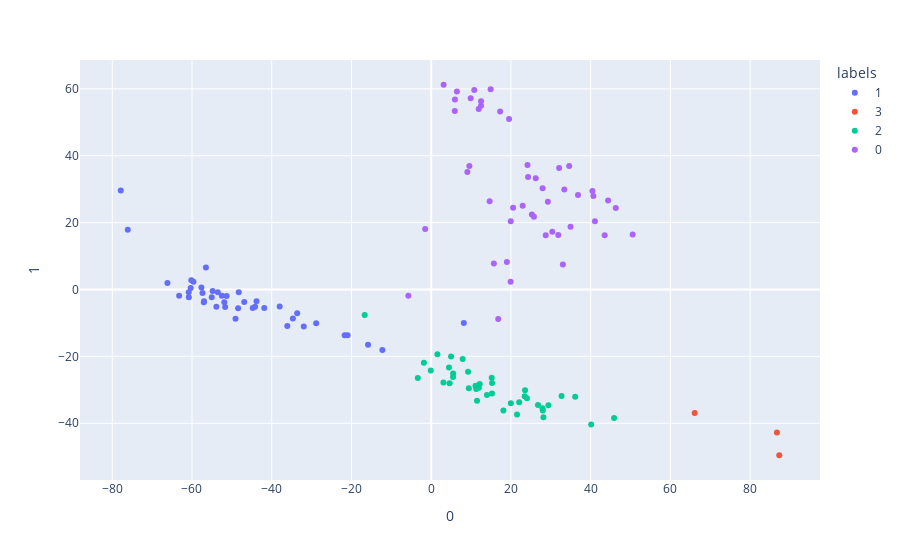

This figure's notebook cell:
### Markdown cell above
### Visualize single PCAs on first two PCs

### Code cell
# 16S
scores_16S = pd.DataFrame(pca_results_16S["scores"])
scores_16S["labels"] = labels_16S
fig_16S = px.scatter(
    scores_16S,
    x = 0,
    y = 1,
    color = "labels"
)
fig_16S.show()

### Figure 1 — Plotly figure (JSON) as saved in the notebook; plotly's stock layout.template omitted (floating-point values rounded to 4 significant figures)
{"data": [{"hovertemplate": "labels=1<br>0=%{x}<br>1=%{y}<extra></extra>", "legendgroup": "1", "marker": {"color": "#636efa", "symbol": "circle"}, "mode": "markers", "name": "1", "orientation": "v", "showlegend": true, "type": "scatter", "x": [-57.36, -57.03, -60.79, -63.22, -15.85, -51.69, -44.18, -66.16, -38.01, -48.43, -60.33, -44.77, -28.86, -54.83, -53.88, -41.88, -33.61, 8.175, -60.17, -56.51, -57.63, -48.27, -55.05, -56.98, -43.81, -51.89, -36.09, -34.69, -12.25, -76.11, -31.96, -21.71, -59.63, -20.98, -60.81, -52.51, -51.33, -46.9, -53.52, -49.08, -77.87], "xaxis": "x", "y": [-1.027, -3.804, -2.348, -1.867, -16.56, -5.23, -5.175, 1.957, -5.12, -5.603, 0.4131, -5.564, -10.1, -0.4808, -5.141, -5.505, -7.069, -9.992, 2.737, 6.562, 0.5662, -0.7899, -2.334, -3.534, -3.539, -3.842, -10.9, -8.709, -18.06, 17.83, -11.09, -13.65, 2.301, -13.69, -0.7915, -1.889, -1.945, -3.747, -0.7915, -8.728, 29.63], "yaxis": "y"}, {"hovertemplate": "labels=3<br>0=%{x}<br>1=%{y}<extra></extra>", "legendgroup": "3", "marker": {"color": "#EF553B", "symbol": "circle"}, "mode": "markers", "name": "3", "orientation": "v", "showlegend": true, "type": "scatter", "x": [66.08, 86.72, 87.29], "xaxis": "x", "y": [-36.9, -42.74, -49.57], "yaxis": "y"}, {"hovertemplate": "labels=2<br>0=%{x}<br>1=%{y}<extra></extra>", "legendgroup": "2", "marker": {"color": "#00cc96", "symbol": "circle"}, "mode": "markers", "name": "2", "orientation": "v", "showlegend": true, "type": "scatter", "x": [9.244, -16.68, 26.78, 27.99, 23.45, -1.835, 27.92, 45.87, 40.12, 18.11, 19.97, 9.433, 11.12, 11.54, 32.69, 4.457, 12.15, 15.27, 11.5, 7.894, 22.07, -0.1101, 11.29, -3.362, 5.497, 13.98, 3.064, 1.555, 4.613, 11.95, 15.17, 5.472, 24.01, 28.14, 21.53, 23.54, 29.4, 15.24, 4.981, 36.11], "xaxis": "x", "y": [-24.57, -7.636, -34.52, -36.18, -31.92, -21.94, -35.51, -38.4, -40.41, -36.2, -34.06, -29.51, -28.82, -29.54, -31.84, -23.29, -28.27, -27.98, -33.31, -20.77, -33.69, -24.23, -29.74, -26.49, -25.09, -31.53, -27.83, -19.4, -28.04, -29.35, -26.41, -26.2, -32.56, -38.18, -37.35, -30.1, -34.61, -31.1, -20.03, -32.1], "yaxis": "y"}, {"hovertemplate": "labels=0<br>0=%{x}<br>1=%{y}<extra></extra>", "legendgroup": "0", "marker": {"color": "#ab63fa", "symbol": "circle"}, "mode": "markers", "name": "0", "orientation": "v", "showlegend": true, "type": "scatter", "x": [5.95, 9.57, 11.91, 5.911, 14.9, 9.894, 19.53, 3.112, 6.445, 12.49, 10.79, 17.29, 12.51, 15.71, 30.36, 25.25, -1.516, 19.92, 44.37, 40.67, 32.09, 34.61, 9.07, 43.51, 20.55, 22.94, 36.82, 50.53, 46.29, 40.43, 26.22, 24.29, 24.15, 27.93, 33.02, 19.95, 33.39, 41.06, 18.98, 14.66, 29.26, 34.95, 16.81, 28.73, -5.727, 25.77, 31.87], "xaxis": "x", "y": [56.81, 36.95, 54.01, 53.41, 59.89, 57.2, 50.96, 61.23, 59.23, 54.93, 59.63, 53.24, 56.28, 7.76, 17.27, 22.46, 18.06, 2.301, 26.63, 27.94, 36.35, 36.93, 35.1, 16.19, 24.42, 25.01, 28.28, 16.42, 24.36, 29.43, 33.3, 33.67, 37.24, 30.28, 7.459, 20.39, 29.87, 20.41, 8.24, 26.38, 26.25, 18.8, -8.81, 16.23, -1.881, 21.75, 16.29], "yaxis": "y"}], "layout": {"autosize": true, "legend": {"title": {"text": "labels"}, "tracegroupgap": 0}, "margin": {"t": 60}, "xaxis": {"anchor": "y", "autorange": true, "domain": [0, 1], "range": [-88.86, 98.28], "title": {"text": "0"}, "type": "linear"}, "yaxis": {"anchor": "x", "autorange": true, "domain": [0, 1], "range": [-58.15, 69.81], "title": {"text": "1"}, "type": "linear"}}}
